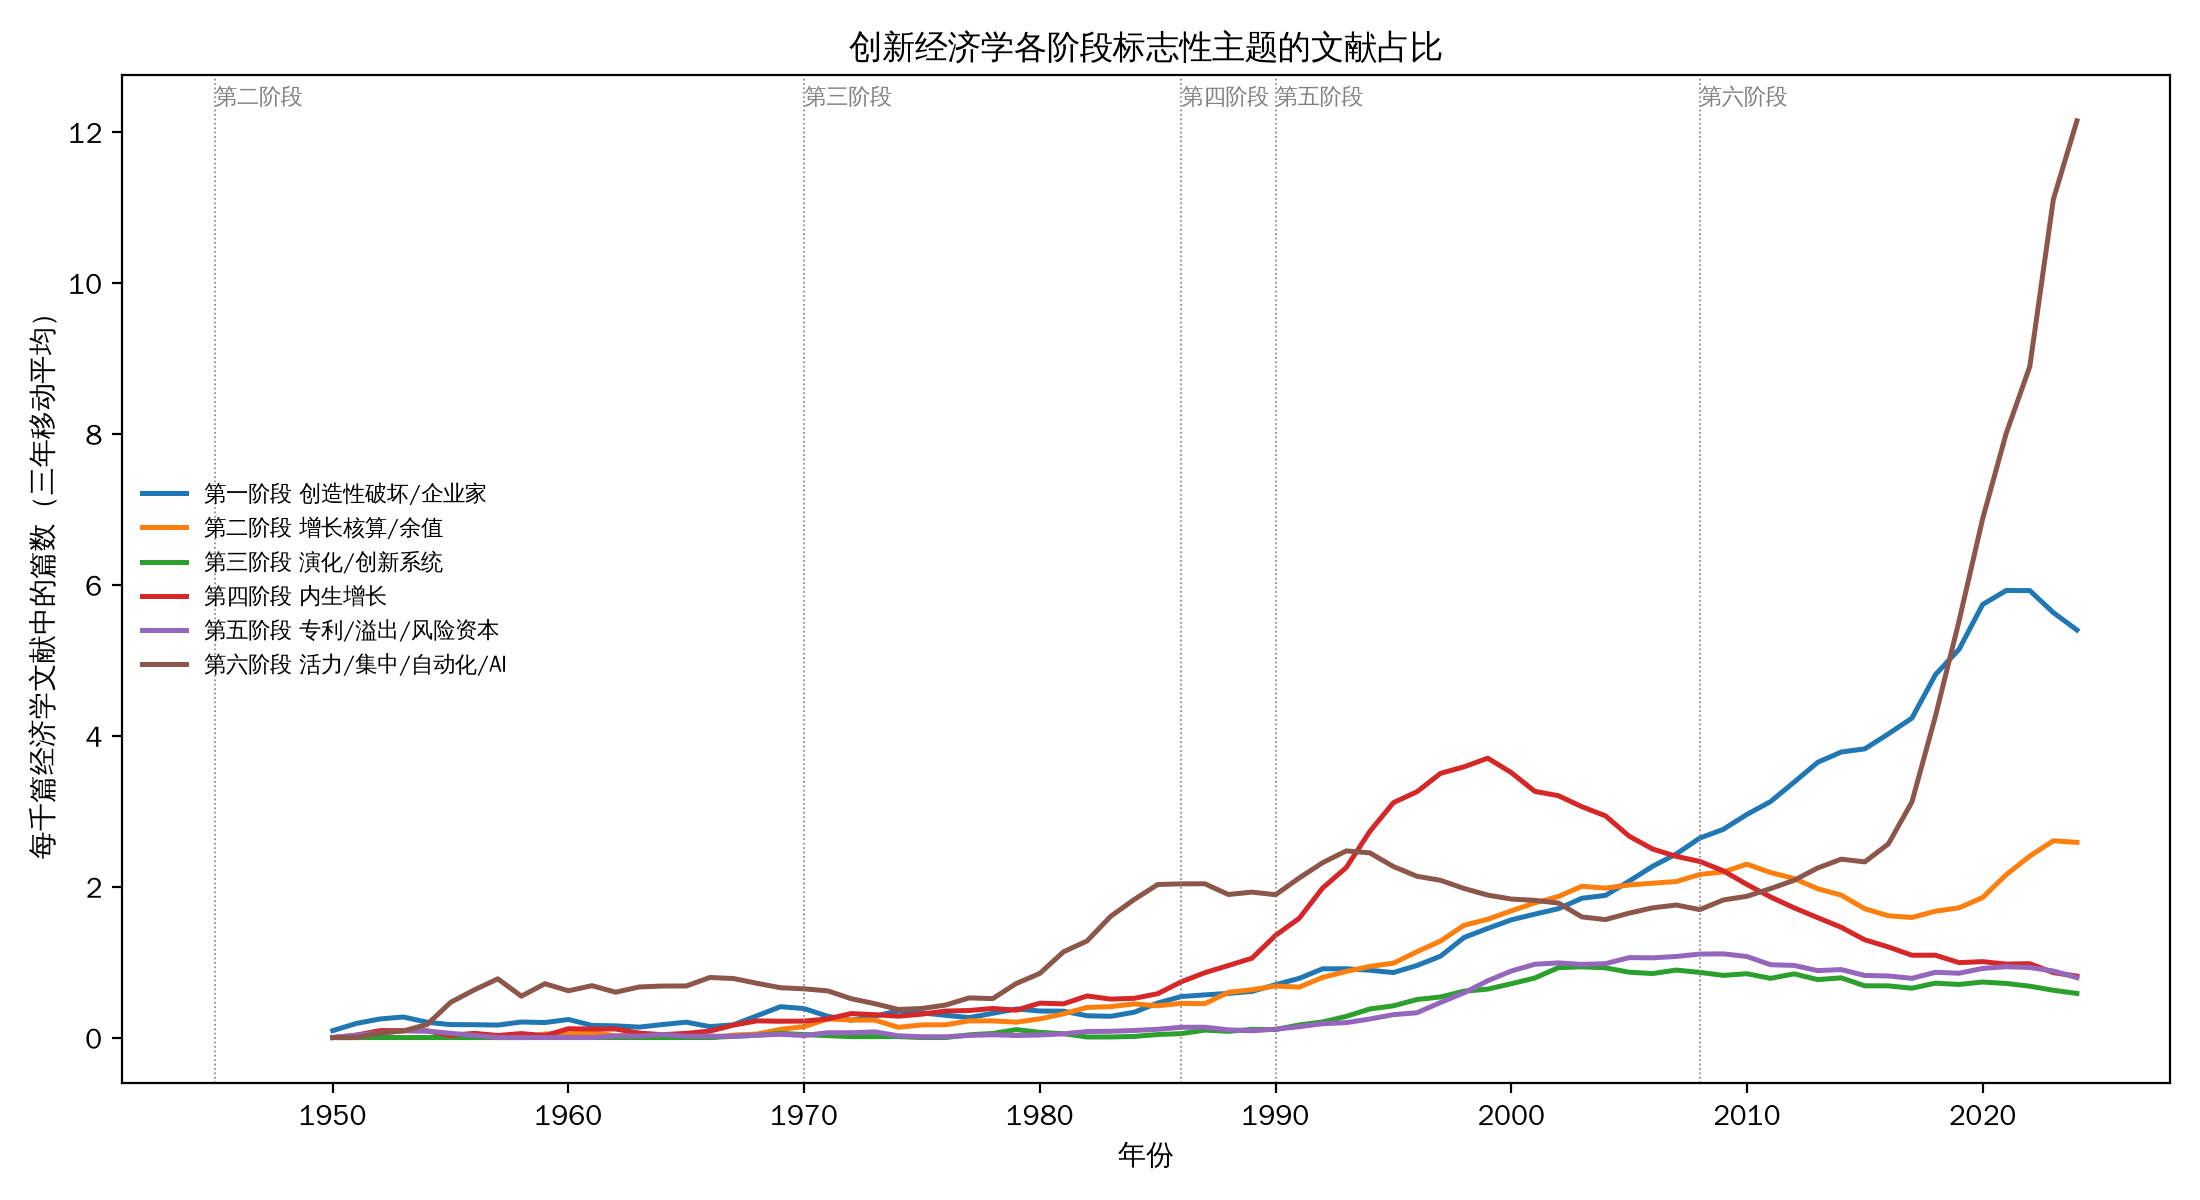

Here is the Python script that generated this plot:
"""Count economics papers per year that mention each stage's signature topics.

Data source: OpenAlex (https://openalex.org), free and without an API key.
For each keyword group, the script asks OpenAlex for the number of works per
publication year whose title or abstract matches the group, restricted to the
field "Economics, Econometrics and Finance". It divides by the total number of
works in that field for the same year, then writes a CSV and a line chart.

Usage:
    pip install requests pandas matplotlib
    python topic_trends.py --email you@example.com [--api-key KEY] [--start 1950 --end 2024]

The e-mail is sent to OpenAlex as the `mailto` parameter; it is not used for
anything else. OpenAlex meters requests without a key against a free daily
budget shared by everyone on the same IP address. A free personal key
(https://help.openalex.org/api/authentication/) avoids that; pass it with
--api-key or set the OPENALEX_API_KEY environment variable.

Caveat: keyword matches only approximate research topics, and coverage of
older abstracts in OpenAlex is uneven, so compare relative trends rather than
absolute levels.
"""
import argparse
import os
import time
from pathlib import Path

import requests

API = 'https://api.openalex.org/works'
# OpenAlex topic taxonomy: field 20 = "Economics, Econometrics and Finance".
FIELD_FILTER = 'primary_topic.field.id:20'
# Fallback for older API behaviour: the legacy "Economics" concept.
CONCEPT_FILTER = 'concepts.id:C162324750'

GROUPS = {
    '第一阶段 创造性破坏/企业家': ['creative destruction', 'entrepreneurship'],
    '第二阶段 增长核算/余值': ['growth accounting', 'Solow residual', 'total factor productivity'],
    '第三阶段 演化/创新系统': ['evolutionary economics', 'national innovation system', 'path dependence'],
    '第四阶段 内生增长': ['endogenous growth', 'increasing returns', 'R&D-based growth'],
    '第五阶段 专利/溢出/风险资本': ['patent citations', 'knowledge spillovers', 'venture capital'],
    '第六阶段 活力/集中/自动化/AI': ['business dynamism', 'markups', 'automation',
                            'artificial intelligence', 'industrial policy'],
}


def search_expr(terms):
    # Boolean OR of exact phrases; commas would break OpenAlex's filter syntax.
    for t in terms:
        assert ',' not in t, t
    return '(' + ' OR '.join(f'"{t}"' for t in terms) + ')'


class BudgetExhausted(RuntimeError):
    pass


def counts_by_year(filters, email, start, end, api_key=None):
    params = {
        'filter': ','.join(filters + [f'publication_year:{start}-{end}']),
        'group_by': 'publication_year',
        'per_page': 200,
        'mailto': email,
    }
    if api_key:
        params['api_key'] = api_key
    for attempt in range(4):
        r = requests.get(API, params=params, timeout=60)
        if r.status_code == 200:
            return {int(g['key']): g['count'] for g in r.json()['group_by']}
        if r.status_code == 429 and 'budget' in r.text.lower():
            raise BudgetExhausted(
                'OpenAlex daily budget exhausted for this IP. Use a free API key '
                '(--api-key or OPENALEX_API_KEY) or retry after midnight UTC.')
        if r.status_code in (429, 500, 502, 503):
            time.sleep(2 ** attempt)
            continue
        raise RuntimeError(f'{r.status_code}: {r.text[:300]}')
    raise RuntimeError('OpenAlex did not respond after retries')


def main():
    ap = argparse.ArgumentParser(description=__doc__.split('\n')[0])
    ap.add_argument('--email', required=True, help='contact e-mail for the OpenAlex polite pool')
    ap.add_argument('--api-key', default=os.environ.get('OPENALEX_API_KEY'),
                    help='OpenAlex API key (default: $OPENALEX_API_KEY)')
    ap.add_argument('--start', type=int, default=1950)
    ap.add_argument('--end', type=int, default=2024)
    ap.add_argument('--out', default=str(Path(__file__).with_name('topic_trends')))
    args = ap.parse_args()

    import pandas as pd
    import matplotlib.pyplot as plt

    field = FIELD_FILTER
    try:
        total = counts_by_year([field], args.email, args.start, args.end, args.api_key)
    except BudgetExhausted:
        raise
    except RuntimeError:
        field = CONCEPT_FILTER
        total = counts_by_year([field], args.email, args.start, args.end, args.api_key)

    years = list(range(args.start, args.end + 1))
    df = pd.DataFrame({'year': years, 'economics_total': [total.get(y, 0) for y in years]})
    for name, terms in GROUPS.items():
        c = counts_by_year([field, f'title_and_abstract.search:{search_expr(terms)}'],
                           args.email, args.start, args.end, args.api_key)
        df[name] = [c.get(y, 0) for y in years]
        time.sleep(0.2)
    shares = df[list(GROUPS)].div(df['economics_total'].where(df['economics_total'] > 0), axis=0) * 1000
    shares.insert(0, 'year', df['year'])

    df.to_csv(args.out + '_counts.csv', index=False, encoding='utf-8-sig')
    shares.to_csv(args.out + '_per_1000.csv', index=False, encoding='utf-8-sig')

    plt.rcParams['font.sans-serif'] = ['Noto Sans CJK SC', 'WenQuanYi Zen Hei', 'SimHei', 'Microsoft YaHei', 'DejaVu Sans']
    plt.rcParams['axes.unicode_minus'] = False
    fig, ax = plt.subplots(figsize=(11, 6))
    smooth = shares.set_index('year').rolling(3, center=True, min_periods=1).mean()
    for name in GROUPS:
        ax.plot(smooth.index, smooth[name], label=name, linewidth=1.8)
    for x, label in [(1945, '二'), (1970, '三'), (1986, '四'), (1990, '五'), (2008, '六')]:
        ax.axvline(x, color='grey', linewidth=0.6, linestyle=':')
        ax.text(x, ax.get_ylim()[1] * 0.97, f'第{label}阶段', fontsize=8, color='grey', ha='left')
    ax.set_xlabel('年份')
    ax.set_ylabel('每千篇经济学文献中的篇数（三年移动平均）')
    ax.set_title('创新经济学各阶段标志性主题的文献占比')
    ax.legend(fontsize=8, frameon=False)
    fig.tight_layout()
    fig.savefig(args.out + '.png', dpi=200)
    print('wrote', args.out + '_counts.csv', args.out + '_per_1000.csv', args.out + '.png')


if __name__ == '__main__':
    main()
